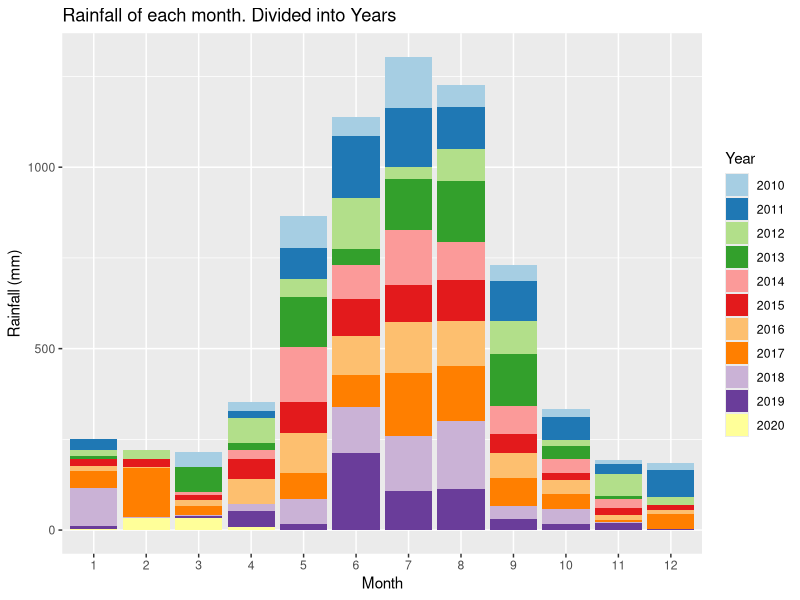
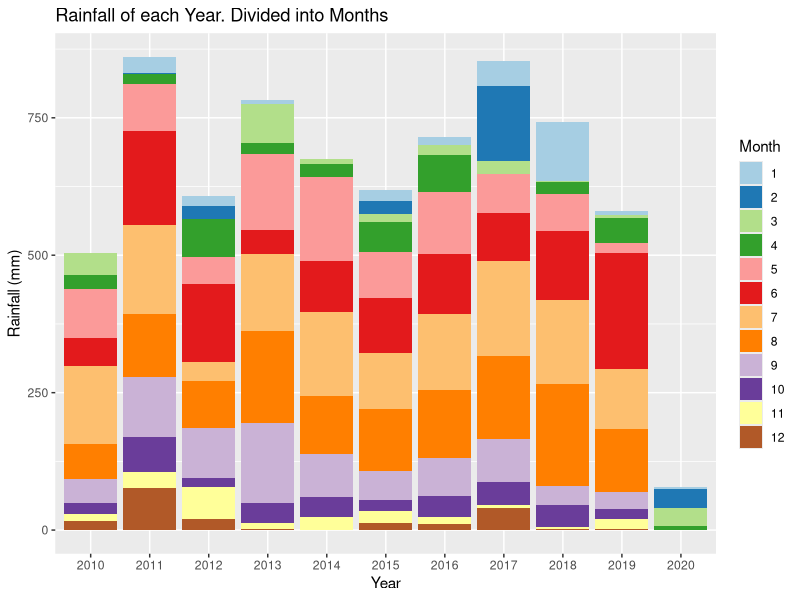
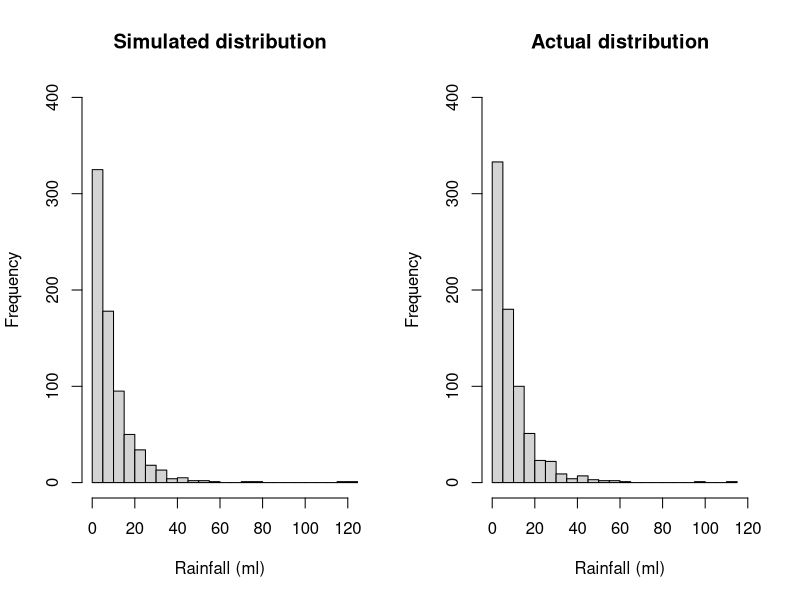
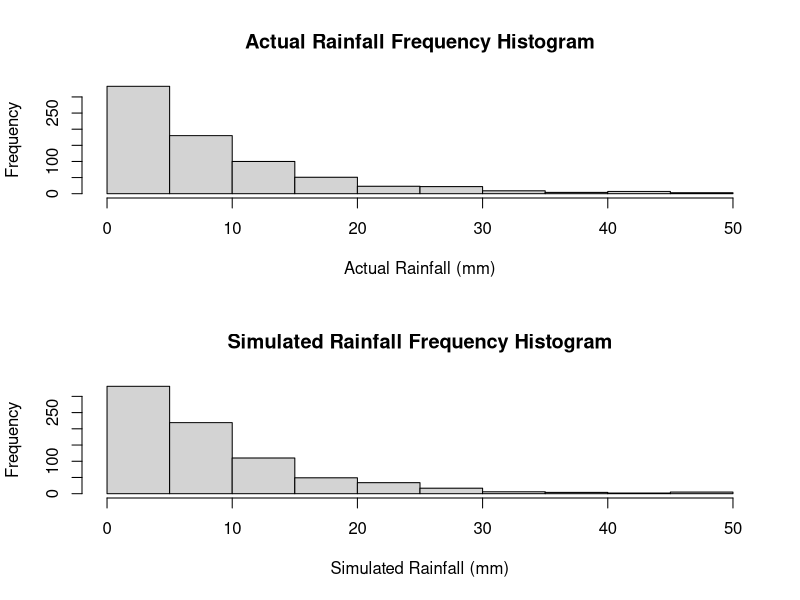
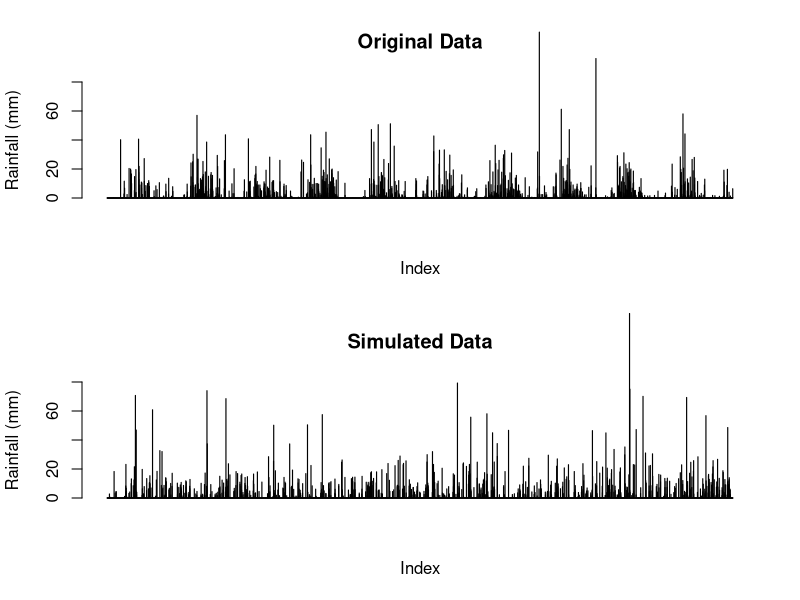
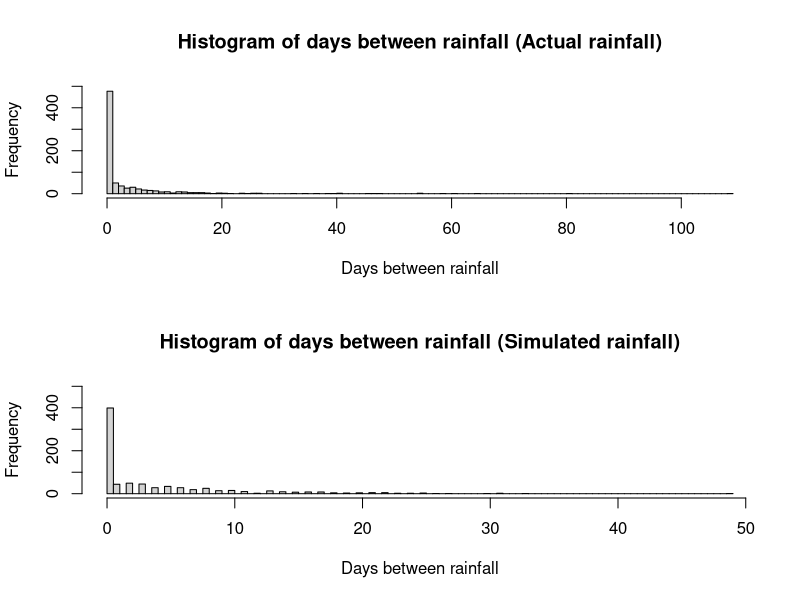
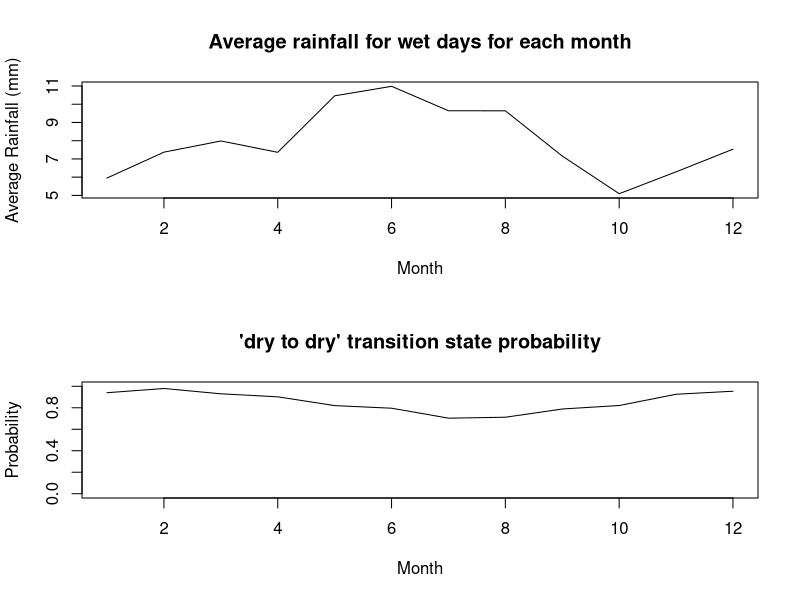
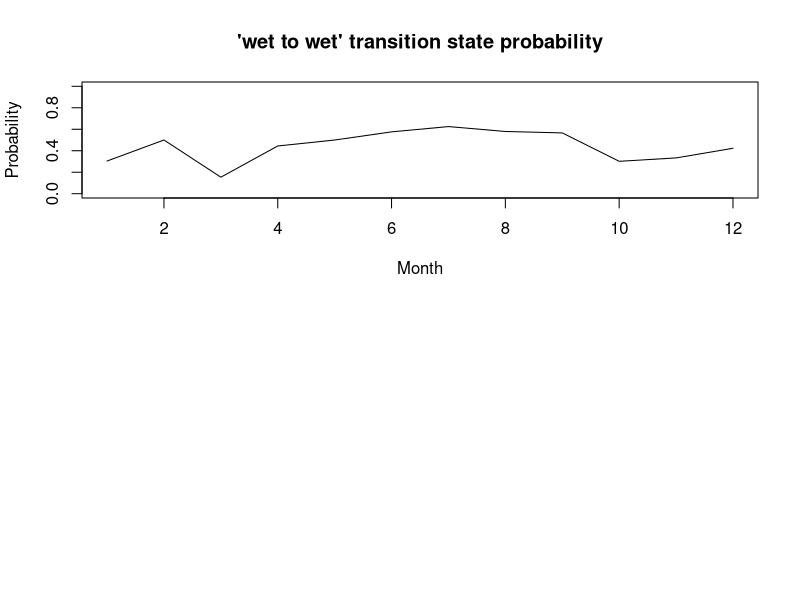

The R source for these figures, in order: (Note: this script raises an error after producing the figures.)
## ---- chunk 1
knitr::opts_chunk$set(echo = TRUE)
## ---- chunk 2
# Reading in the data from the csv file
data <-  read.csv("IDCJAC0009_009225_1800_Data.csv")
weather_data <- data
weather_data <- weather_data[which(is.na(weather_data$Rainfall.amount..millimetres.) == FALSE),] # excluding rows with no rainfall record made 
## ---- chunk 3
weather_data$date <- do.call(paste, c(weather_data[c("Day", "Month", "Year")], sep = "-")) # creating a column that contains the date for easy indentification
## ---- chunk 4
# function to categorise day as either 'wet' or 'dry' for the Markov Chain functions
state <- function(x){
  stateList <- c()
  for(ii in 1:length(x)){
    if(x[ii] < 1){
      stateList <- c(stateList, "dry")
    }
    if(x[ii] >= 1){
      stateList <- c(stateList, "wet")
    }
  }
  return(stateList)
}
weather_data$state <- state(weather_data$Rainfall.amount..millimetres.)
## ---- chunk 5
head(weather_data[,c('Rainfall.amount..millimetres.','state')], 10)
## ---- chunk 6
# function establishing Markov Chain transition state. Establishing the relationship between the rainfall of a given day and the day before it.
transitionState <- function(x){
  transitionStateList <- c('') #can't find transition state of first observation
  for(i in 2:length(x)){
    if(x[i] == "dry"){
      if (x[i-1] == "dry"){
        transitionStateList <- c(transitionStateList, "DryToDry")
      }
      else {
        transitionStateList <- c(transitionStateList, "WetToDry")
      }
    }
    if(x[i] == "wet"){
      if (x[i-1] == "dry"){
        transitionStateList <- c(transitionStateList, "DryToWet")
      }
      else {
        transitionStateList <- c(transitionStateList, "WetToWet")
      }
    }
  }
  return(transitionStateList)
}
weather_data$transitionState <- transitionState(weather_data$state)
## ---- chunk 7
head(weather_data[,c('Rainfall.amount..millimetres.','state', 'transitionState')], 10)
## ---- chunk 8
train_data <- subset(weather_data, Year >= 2010) # only look at the most recent, relevant data.
library(ggplot2)
library(RColorBrewer)

# explorative plots investigating the distribution of rainfall across months and years

# Plotting the rainfall data (grouped by years and months)
# Distribution of rainfall by month (segmented by year)
ggplot(train_data, aes(x = factor(Month), y = Rainfall.amount..millimetres., fill = factor(Year))) + 
  geom_bar(stat = "identity") + 
  scale_fill_brewer(palette = "Paired") + 
  xlab("Month")+
  ylab("Rainfall (mm)")+
  labs(fill = "Year")+
  ggtitle("Rainfall of each month. Divided into Years")
# There does appear to be a rough distribution of rainfall by month. Most years May, June, July, August, and September (month 5-9) have the most rain. There are outliers

ggplot(train_data, aes(x = factor(Year), y = Rainfall.amount..millimetres., fill = factor(Month))) + 
  geom_bar(stat = "identity") + 
  scale_fill_brewer(palette = "Paired") + 
  xlab("Year")+
  ylab("Rainfall (mm)")+
  labs(fill = "Month")+
  ggtitle("Rainfall of each Year. Divided into Months")
# There does not appear to be any obvious pattern in the rainfall across the 10 years (note. 2020 only contains 4 months of data, hence the low rainfall). The average looks to be around 650-700 mm. 
## ---- chunk 9
table(train_data$Month, train_data$Year) # only four months of data in 2020
## ---- chunk 10
#Calculating transition state probabilities, in general (no respect to month or season)
weatherTable <- table(train_data$transitionState)
weatherTable

probWetToWet = weatherTable['WetToWet'] / (weatherTable['WetToWet'] + weatherTable['WetToDry'])
probWetToWet

probDryToDry = weatherTable['DryToDry'] / (weatherTable['DryToDry'] + weatherTable['DryToWet'])
probDryToDry
## ---- chunk 11
#Basic generator (No seasonal variation)

#calculated above
generateRainfallBasic <- function(genLength){
  currentState = "dry" # Years start with very little rain, so more likely to start dry
  rainAmountList <- c()
  for (i3 in 1:genLength){
    if (currentState == "dry"){
      if (runif(1) < probDryToDry){
        currentState = "dry"
      }
      else{
        currentState = "wet"
      }
    }
    else if (currentState == "wet"){
      if (runif(1) < probWetToWet){
        currentState = "wet"
      }
      else{
        currentState = "dry"
      }
    }
    #generating amount of rainfall if state is wet, else 0
    if (currentState == "wet"){
      rainAmount <- 5.66*exp(rnorm(1))
      rainAmountList <- c(rainAmountList, rainAmount)
    }
    else{
      rainAmountList <- c(rainAmountList, 0)
    }
  }
  return(rainAmountList)
}
## ---- chunk 12
#comparing log-normal against actual data, veeerryyyy close fit, will use log-normal for rainfall sim
par(mfrow=c(1,2))
p1 <- 5.66*exp(rnorm(732))
hist(p1, breaks = 30, xlim = c(0,120), ylim = c(0,400), main = "Simulated distribution", xlab = "Rainfall (ml)")

p2 <- train_data$Rainfall.amount..millimetres.[train_data$Rainfall.amount..millimetres.>1]
hist(p2, breaks = 30, xlim = c(0,120), ylim = c(0,400), main = "Actual distribution", xlab = "Rainfall (ml)")

mean(p1)
mean(p2)
## ---- chunk 13
#Basic generator tests
testRainfall = generateRainfallBasic(3761)

par(mfrow=c(2,1))
hist(train_data$Rainfall.amount..millimetres.[train_data$Rainfall.amount..millimetres.>1 & train_data$Rainfall.amount..millimetres.<50], xlab = "Actual Rainfall (mm)", main = "Actual Rainfall Frequency Histogram")
hist(testRainfall[testRainfall > 1 & testRainfall <50], xlab = "Simulated Rainfall (mm)", main = "Simulated Rainfall Frequency Histogram")

par(mfrow=c(2,1))
barplot(train_data$Rainfall.amount..millimetres., ylim = c(0,80), main = "Original Data", ylab = "Rainfall (mm)", xlab = "Index")
barplot(testRainfall, ylim = c(0,80), main = "Simulated Data", ylab = "Rainfall (mm)", xlab = "Index")
## ---- chunk 14
daysBetweenRain <- function(input){
  returnList <- c()
  currentLength <- 0
  for (i in input){
    if (i<1){
      currentLength <- currentLength + 1
    }
    else{
      returnList <- c(returnList, currentLength)
      currentLength <- 0
    }
  }
  return(returnList)
  }
## ---- chunk 15
hist(daysBetweenRain(train_data$Rainfall.amount..millimetres.)[train_data$Rainfall.amount..millimetres.>-1], main = "Histogram of days between rainfall (Actual rainfall)", breaks = 100, xlab = "Days between rainfall", ylim = c(0,500))
hist(daysBetweenRain(testRainfall)[daysBetweenRain(testRainfall)>-1], main = "Histogram of days between rainfall (Simulated rainfall)", breaks = 100, xlab = "Days between rainfall", ylim = c(0,500))
## ---- chunk 16
#Calculates the transition probabilities for each month
probTransStatesMonth <- function(input_data){
  transitonStatesMonthsFrame <- data.frame(list(rep(0, 12), list(rep(0, 12), list(rep(0,    12), list(rep(0, 12)))))) #Initialises 12x4 frame filled with zeroes (4 columns for each transition state, 12 rows for each month)
  names(transitonStatesMonthsFrame) <- c('DryToDry', 'DryToWet', 'WetToDry', 'WetToWet')

  #Makes the dataframe with the count of each transition state with each month
  for (i4 in 1:dim(input_data)[1]){
    tempTransitionState <- input_data[i4, 'transitionState']
    tempMonth <- input_data[i4, 'Month'] 
    transitonStatesMonthsFrame[tempMonth, tempTransitionState] <- transitonStatesMonthsFrame[tempMonth, tempTransitionState]+1 # increase count of tempTransitionState for month tempMonth by 1
  }

  #Calculates the transition state probabilities for each month in the data frame
  probTransitonStatesMonthsFrame <- transitonStatesMonthsFrame
  for (i in 1:dim(transitonStatesMonthsFrame)[1]){
  
    probTransitonStatesMonthsFrame[i, 'DryToDry'] <- transitonStatesMonthsFrame[i, 'DryToDry'] / (transitonStatesMonthsFrame[i, 'DryToDry'] + transitonStatesMonthsFrame[i, 'DryToWet'])
  
    probTransitonStatesMonthsFrame[i, 'DryToWet'] <- transitonStatesMonthsFrame[i, 'DryToWet'] / (transitonStatesMonthsFrame[i, 'DryToDry'] + transitonStatesMonthsFrame[i, 'DryToWet'])
    
    probTransitonStatesMonthsFrame[i, 'WetToDry'] <- transitonStatesMonthsFrame[i, 'WetToDry'] / (transitonStatesMonthsFrame[i, 'WetToDry'] + transitonStatesMonthsFrame[i, 'WetToWet'])
    probTransitonStatesMonthsFrame[i, 'WetToWet'] <- transitonStatesMonthsFrame[i, 'WetToWet'] / (transitonStatesMonthsFrame[i, 'WetToDry'] + transitonStatesMonthsFrame[i, 'WetToWet'])
    # this data frame 'probTransitionStatesMonthsFrame' will be called directly in the generator, so must be called as such when exported
  }
  return(probTransitonStatesMonthsFrame)
}
## ---- chunk 17
probTransitonStatesMonthsFrame <- probTransStatesMonth(train_data)
head(probTransitonStatesMonthsFrame, 10)
## ---- chunk 18
#testing average rainfall when its rains in each month, and for wettowet vs drytowet transitions.
test_w2w <- train_data$Rainfall.amount..millimetres.[train_data$transitionState == "WetToWet"]
test_d2w <- train_data$Rainfall.amount..millimetres.[train_data$transitionState == "DryToWet"]
mean(test_w2w)
mean(test_d2w)
wilcox.test(test_d2w, test_w2w)
#since resulting wilcox test p-value is 0.85, we conclude that theres no difference in rainfall depending on the transition state, and do not need to include it in our model.

test_rainfallPerMonth <- train_data[train_data$state == "wet",c(4,6)]
kruskal.test(Rainfall.amount..millimetres. ~ Month, data = test_rainfallPerMonth)
#p-val = 0.00016, therefore difference between average rainfall for each month

## ---- chunk 19
#calculating the mean rainfall when it rains for each month, to change how much it rains according to the generator later on. Limited to less than 60 mls as the dataset is not large enough for large rainfall amounts (such as 114ml in feburary) to not throw the mean off.
rainMonthData <- c()
for (i in 1:12){
  temp<- train_data$Rainfall.amount..millimetres.[train_data$state == "wet" & train_data$Month == i & train_data$Rainfall.amount..millimetres. < 60]
  rainMonthData <- c(rainMonthData, list(temp))
  rm(temp)
}

rainfallAvgMonth <- sapply(rainMonthData, mean)

## ---- chunk 20
plot(c(1:12), rainfallAvgMonth, type = "l", xlab = "Month", ylab = "Average Rainfall (mm)", main = "Average rainfall for wet days for each month")
## ---- chunk 21
#How the transition state probabilities vary for each month
plot(probTransitonStatesMonthsFrame$DryToDry, ylim = c(0,1), xlab = "Month", main = "'dry to dry' transition state probability", type = 'l', ylab = "Probability")
plot(probTransitonStatesMonthsFrame$WetToWet, ylim = c(0,1), xlab = "Month", main = "'wet to wet' transition state probability", type = 'l', ylab = "Probability")
## ---- chunk 22
#Weather generator accounting  for seasonal variation of transition states or something i hope
#This is just a regular version of basic generator it's mostly the same in fact if i forget to even do this it is the same

generateRainfallSeasonal <- function(input){
  # input must be weather_data or a subset of weather_data
  currentState = "dry" #can make this into a random choice later
  rainAmountList <- c()
  for (i5 in 1:dim(input)[1]){
    if (currentState == "dry"){
      if (runif(1) < probTransitonStatesMonthsFrame[input[i5, 'Month'], 'DryToDry']){ #now inputs depending on the month of input
        currentState = "dry"
      }
      else{
        currentState = "wet"
      }
    }
    else if (currentState == "wet"){
      if (runif(1) < probTransitonStatesMonthsFrame[input[i5, 'Month'], 'WetToWet']){
        currentState = "wet"
      }
      else{
        currentState = "dry"
      }
    }                                   
    #generating amount of rainfall if state is wet, else 0
    if (currentState == "wet"){
      #rainAmount <- 5.66*exp(rnorm(1)) #now log-normal dist, 5 used because is close to mean of weather_data's / the mean of what exp(rnorm(1)) is by default /// Old Version 
      rainAmount <- rainfallAvgMonth[input[i5, 'Month']]*exp(rnorm(1))/1.648 
      #average of exp(rnorm(1)) is ~1.648, so we divide by that so the average of each month will just be the actual average calculated from rainfallAvgMonth.
      rainAmountList <- c(rainAmountList, rainAmount)
    }
    else{
      rainAmountList <- c(rainAmountList, 0)
    }
  }
  return(rainAmountList)
}
## ---- chunk 23
#testing code for seasonal generator
inputSeasonalRainfall <- dplyr::select(train_data, 'Year', 'Month', 'Day') #using existing train data's dates to input to function, instead of putting in just how many to generate
testSeasonalRainfall = generateRainfallSeasonal(inputSeasonalRainfall)
## ---- chunk 24
plot_seasonal_data <- function(training_data_input,seasoned_data_rainfall, title){
  par(mfrow=c(2,1))
  barplot(training_data_input$Rainfall.amount..millimetres., ylim = c(0,80), main = c("Original Data", title), ylab = "Rainfall (mm)", xlab = "Index")
  barplot(seasoned_data_rainfall, ylim = c(0,80), main = c("Simulated Seasonal Data", title), ylab = "Rainfall (mm)", xlab = "Index")
}
plot_seasonal_data(train_data,testSeasonalRainfall, "(Perth)")
## ---- chunk 25
hist(daysBetweenRain(train_data$Rainfall.amount..millimetres.)[train_data$Rainfall.amount..millimetres.>-1], main = "Histogram of days between rainfall (Actual rainfall)", breaks = 100, xlab = "Days between rainfall", ylim = c(0,500))
hist(daysBetweenRain(testSeasonalRainfall)[daysBetweenRain(testSeasonalRainfall)>-1], main = "Histogram of days between rainfall (Simulated rainfall)", breaks = 100, xlab = "Days between rainfall", ylim = c(0,500))
## ---- chunk 26
wilcox.test(daysBetweenRain(testSeasonalRainfall), daysBetweenRain(train_data$Rainfall.amount..millimetres.))
mean(daysBetweenRain(testSeasonalRainfall)); mean(daysBetweenRain(train_data$Rainfall.amount..millimetres.))
sd(daysBetweenRain(testSeasonalRainfall)); sd(daysBetweenRain(train_data$Rainfall.amount..millimetres.))
## ---- chunk 27
#comparing log-normal against actual data, veeerryyyy close fit, will use log-normal for rainfall sim
p1 <- 5.66*exp(rnorm(732))
p1 <- p1[p1>1]
hist(p1, breaks = 30, xlim = c(0,120), ylim = c(0,400), main = "Simulated distribution")

p2 <- train_data$Rainfall.amount..millimetres.[train_data$Rainfall.amount..millimetres.>1]
hist(p2, breaks = 30, xlim = c(0,120), ylim = c(0,400), main = "actual distribution")
## ---- chunk 28
set.seed(100345)
sampID <- sample.int(nrow(train_data), size = 0.8*nrow(train_data), replace = FALSE)
train_data <- train_data[sampID,] # 80% of data for training
test_data <- train_data[-sampID,] # 20% for testing
## ---- chunk 29
probTransitonStatesMonthsFrame <- probTransStatesMonth(train_data) # retraining seasonal generator probTransitionStatesMonthsFrame with new training data (now only 80% of the original train_data)
# calucating the new average rainfall for each month
rainMonthData <- c()
for (i in 1:12){
  temp<- train_data$Rainfall.amount..millimetres.[train_data$state == "wet" & train_data$Month == i & train_data$Rainfall.amount..millimetres. < 60]
  rainMonthData <- c(rainMonthData, list(temp))
  rm(temp)
}
rainfallAvgMonth <- sapply(rainMonthData, mean)
## ---- chunk 30
#generates a simulation with the same number of observations as test_data (20% of the total data)
testSeasonalRainfall20 = generateRainfallSeasonal(test_data) 
## ---- chunk 31
par(mfrow = c(2, 1))
barplot(testSeasonalRainfall20, ylab = "Rainfall (mm)", xlab = "index", main = "Simulated data")
barplot(test_data$Rainfall.amount..millimetres., ylab = "Rainfall (mm)", xlab  = "index", main = "Actual data")
## ---- chunk 32
# Wilcoxon signed rank test
WT <- wilcox.test(testSeasonalRainfall20, test_data$Rainfall.amount..millimetres., paired=T)
print("Wilcoxon rank sum p-value")
WT$p.value
# paired student t test
TT <- t.test(testSeasonalRainfall20, test_data$Rainfall.amount..millimetres., paired=T)
print("t-test p-value")
TT$p.value
## ---- chunk 33
train_data <- subset(weather_data, Year >= 2010)
train10_data <- subset(weather_data, Year >= 2009 & Year < 2019)
data_2019 <- subset(weather_data, Year == 2019)
## ---- chunk 34
probTransitonStatesMonthsFrame <- probTransStatesMonth(train10_data) # retraining seasonal generator probTransitionStatesMonthsFrame with train10_data
set.seed(10356)
monthList <- subset(weather_data, Year == 2019) # a year that isn't a leap year to get the month list, as generation algorithm only requires months
monthList <- monthList['Month']
testSeasonalRainfall10 <- generateRainfallSeasonal(monthList)
## ---- chunk 35
#compare generated year against 2019
par(mfrow = c(2,1))
barplot(testSeasonalRainfall10, xlab = "Index", ylab = "Rainfall (mm)", main = "Simulated Rainfall")
barplot(data_2019$Rainfall.amount..millimetres., xlab = "Index", ylab = "Rainfall (mm)", main = "2019 Rainfall")
## ---- chunk 36
# check other years for comparison
par(mfrow = c(3,2))
barplot(testSeasonalRainfall10, xlab = "Index", ylab = "Rainfall (mm)", main = "Simulated Rainfall")
year <- subset(weather_data, Year == 2015)
barplot(year$Rainfall.amount..millimetres., xlab = "Index", ylab = "Rainfall (mm)", main = "2015 Rainfall")
year <- subset(weather_data, Year == 2008)
barplot(year$Rainfall.amount..millimetres., xlab = "Index", ylab = "Rainfall (mm)", main = "2008 Rainfall")
year <- subset(weather_data, Year == 2015)
barplot(year$Rainfall.amount..millimetres., xlab = "Index", ylab = "Rainfall (mm)", main = "2017 Rainfall")
year <- subset(weather_data, Year == 2007)
barplot(year$Rainfall.amount..millimetres., xlab = "Index", ylab = "Rainfall (mm)", main = "2007 Rainfall")
year <- subset(weather_data, Year == 2013)
barplot(year$Rainfall.amount..millimetres., xlab = "Index", ylab = "Rainfall (mm)", main = "2013 Rainfall")
rm(year)
## ---- chunk 37
# Creates a graph of difference in rainfall for years, weeks, months, years to see if there are any potential patterns.
# Creates a list of the weekly rainfall
RainfallWeekly <- data.frame("Rainfall (mm)", "Week")
colnames(RainfallWeekly) <- c("Rainfall (mm)", "Week")
RainfallWeekly$`Rainfall (mm)` <- as.numeric(RainfallWeekly$`Rainfall (mm)`)
RainfallWeekly$Week <- as.numeric(RainfallWeekly$Week)
week = 1
weekRain = 0
for(ii in c(1: nrow(weather_data))){
  weekRain = weekRain + weather_data[ii, 6] # rainfall amount for that row
  
  if(ii%%7 == 0){ # every 7th row
    RainfallWeekly[(ii/7), 1] <- weekRain # 1 row of RainfallWeekly created every 7 rows (1 weeks) - inserting rainfall total for that week
    RainfallWeekly[(ii/7), 2] <- week
    week = week + 1
    weekRain = 0 # clear total rainfall to prepare for next week
  }
}
## ---- chunk 38
RainfallWeeklyDiff <- data.frame(c(1:(nrow(RainfallWeekly)-1)), c(1:(nrow(RainfallWeekly)-1))) # data frame with two columns, one less row than RainfallWeekly
colnames(RainfallWeeklyDiff) <- c("Rainfall diff (mm)", "Week")
RainfallWeeklyDiff$`Rainfall diff (mm)` <- diff(RainfallWeekly$`Rainfall (mm)`) # change in weeks
## ---- chunk 39
# plot first 700 weeks first against the difference in rainfall, and then the rainfall per week
par(mfrow = c(4,1))
plot(RainfallWeeklyDiff[c(1:350), 2], RainfallWeeklyDiff[c(1:350), 1], xlab = "week", ylab = "change in rainfall (mm)", cex = 2, type = "b", main = "Difference in rainfall (mm) by week")
plot(RainfallWeekly[c(1:350), 2], RainfallWeekly[c(1:350), 1], xlab = "week", ylab = "rainfall (mm)", type = "l", main = "Rainfall (mm) by week")
plot(RainfallWeeklyDiff[c(351:700), 2], RainfallWeeklyDiff[c(351:700), 1], xlab = "week", ylab = "change in rainfall (mm)", cex = 2, type = "b", main = "Difference in rainfall (mm) by week")
plot(RainfallWeekly[c(351:700), 2], RainfallWeekly[c(351:700), 1], xlab = "week", ylab = "rainfall (mm)", type = "l", main = "Rainfall (mm) by week")
## ---- chunk 40
# might remove this, already show first 700 weeks

# plot second 700 weeks first against the difference in rainfall, and then the rainfall per week
par(mfrow = c(4,1))
plot(RainfallWeeklyDiff[c(701:1050), 2], RainfallWeeklyDiff[c(701:1050), 1], xlab = "week", ylab = "change in rainfall (mm)", cex = 2, type = "b")
plot(RainfallWeekly[c(701:1050), 2], RainfallWeekly[c(701:1050), 1], xlab = "week", ylab = "rainfall (mm)", type = "l")
plot(RainfallWeeklyDiff[c(1051:1414), 2], RainfallWeeklyDiff[c(1051:1414), 1], xlab = "week", ylab = "change in rainfall (mm)", cex = 2, type = "b")
plot(RainfallWeekly[c(1051:1414), 2], RainfallWeekly[c(1051:1414), 1], xlab = "week", ylab = "rainfall (mm)", type = "l")
## ---- chunk 41
rainSort_2019 <- data_2019$Rainfall.amount..millimetres.
# qqplot before removing 'dry' days
par(mfrow=c(1,2))
qqnorm(rainSort_2019, pch = 1, frame = F, main = "Normal Q-Q Plot of Rainfall 2019 (including dry days)")
qqline(rainSort_2019, col = "red", lwd = 2)
rainSort_2019 <- rainSort_2019[which(rainSort_2019 != 0)]
# qqplot after removing 'dry' days
qqnorm(rainSort_2019, pch = 1, frame = F, main = "Normal Q-Q Plot of Rainfall 2019 (excluding dry days)")
qqline(rainSort_2019, col = "red", lwd = 2)

# data is not normally distributed
rm(rainSort_2019)
## ---- chunk 42
# Function that returns the sum of ranks of difference (w+ and w-) that are part of the Wilcoxon signed rank calculations
returnRanks <- function(simulated, actual){
  diffs <- (simulated - actual)
  diffs <- diffs[diffs != 0]
  posDifs <- which(diffs > 0)
  negDiffs <- which(diffs < 0)
  rank <- rank(abs(diffs))
  rankPosDiff <- sum(rank[posDifs])
  rankNegDiff <- sum(rank[negDiffs]) 
  return(c(rankPosDiff, rankNegDiff))
}

## ---- chunk 43
wilcox <- function(seed, year){
  set.seed(seed)
  rainYear <- subset(weather_data, Year == year) # a year that isn't a leap year to get the month list, as generation algorithm only requires months
  monthList <- rainYear['Month']
  simRainfall <- generateRainfallSeasonal(monthList)

  # test of testSeasonalRainfall10 against 2019 rainfall (testSeasonalRainfall10 was simulation of 2019 rainfall)
  print(wilcox.test(rainYear$Rainfall.amount..millimetres., simRainfall, paired = T, alternative = "t", conf.int = T, conf.level = 0.95))
  WP <- wilcox.test(rainYear$Rainfall.amount..millimetres., simRainfall, paired = T, alternative = "t", conf.int = T, conf.level = 0.95)
  cat("P-value is",WP$p.value,"\n")

  # manual calculation of Wilcoxon signed rank values 

  sumRanks <- returnRanks(simRainfall, rainYear$Rainfall.amount..millimetres.)
  cat(sumRanks[1], "is the sum of the ranks of the positive differences","\n")
  cat(sumRanks[2], "is the sum of the ranks of the negative differences","\n")

}
wilcox(404567, 2019)
## ---- chunk 44
wilcox(12345, 2019)
wilcox(347876, 2019)
wilcox(3456789, 2019)
## ---- chunk 45
# looking at the four total simulations created, there is generally no significant different between the simulated rainfall and the actual rainfall. 
# However looking at rankPosDiff and rankNegDiff calculated for each (the sum of the ranks of the positive and negative differences between the simulated and actual data respectively), the simulated rainfall was consistently larger than the actual data 
# The reason for this is likely because 2019 had a very small amount of rainfall compared to the rest of the years.
sum(train10_data$Rainfall.amount..millimetres.)/10 #/10 to get average of 10 years of rain data
sum(rain2019$Rainfall.amount..millimetres.)
## ---- chunk 46
rain2019 <- subset(weather_data, Year == 2019)
simRainfall2019 <- generateRainfallSeasonal(rain2019)
median(simRainfall2019)
median(rain2019$Rainfall.amount..millimetres.)

# given the number of dry days, it makes sense that the median's would be very similar in the Wilcoxon Signed Rank test
# To perform the Wilcoxon Signed Rank test we remove those dates from testSeasonalRainfall10
# 2019 is a non leap year so February will have 28 days
#October 5th and December 19th are missing, so we remove them

# Test of simRainfall2019 against 2019 rainfall (testSeasonalRainfall10 was simulation of 2019 rainfall)
wilcox.test(simRainfall2019, rain2019$Rainfall.amount..millimetres., paired = T, alternative = "t")

# Since the p-value is relatively high, it can be concluded that there is no significant diference between the simulated 2019 data and the actual 2019 data. 
# While the simulation may not be an accurate prediction of 2019 (as seen in the barplots), the simulation was also not logically flawed, as there is not a significant difference between the median of the simulation and the median of the actual.
#Furthermore, a qucik comparison of the medians in the Wilcoxon Signed Rank test shows that (as expected) they are also very similar.
cat("Median of actual and simulated rainfall respectively: ", median(rain2019$Rainfall.amount..millimetres.), median(simRainfall2019))
rm(simRainfall2019)
## ---- chunk 47
# looking at 2013 data (which had a larger than average amount of rain)
rain2013 <- subset(weather_data, Year == 2013)
monthList <- subset(weather_data, Year == 2013) # A year that isn't a leap year to get the month list, as generation algorithm only requires months
monthList <- monthList['Month']
simRainfall2013 <- generateRainfallSeasonal(monthList)
wilcox.test(simRainfall2013, rain2013$Rainfall.amount..millimetres., paired = T, conf.int = T, conf.level = 0.95)

par(mfrow = c(2,1))
barplot(simRainfall2013, xlab = "Index", ylab = "Rainfall (mm)", main = "Simulated Rainfall")
barplot(rain2013$Rainfall.amount..millimetres., xlab = "Index", ylab = "Rainfall (mm)", main = "2013 Rainfall")

diffs <- (simRainfall2013 - rain2013$Rainfall.amount..millimetres.)
diffs <- diffs[diffs != 0]
posDifs <- which(diffs > 0)
negDiffs <- which(diffs < 0)
rank <- rank(abs(diffs))
rankPosDiff <- sum(rank[posDifs])
rankNegDiff <- sum(rank[negDiffs]) 

rankPosDiff
rankNegDiff
mean(diffs)
## ---- chunk 48
# Reading in the data from the csv file for the Sydney Location
data2 <-  read.csv("IDCJAC0009_066062_1800_Data.csv")
weather_data2 <- data2
weather_data2 <- weather_data2[which(is.na(weather_data2$Rainfall.amount..millimetres.) == FALSE),] # excluding rows with no rainfall record made
weather_data$date2 <- do.call(paste, c(weather_data[c("Day", "Month", "Year")], sep = "-")) # creating a column that contains the date for easy indentification
weather_data2 <- weather_data2[which(is.na(weather_data2$Rainfall.amount..millimetres.) == FALSE),] #excluding rows with no rainfall record made
weather_data$date2 <- do.call(paste, c(weather_data[c("Day", "Month", "Year")], sep = "-")) #creating a column that contains the date for easy indentification
train_data2 <- subset(weather_data2, Year >= 2010)
inputSeasonalRainfall2 <- dplyr::select(train_data2, 'Year', 'Month', 'Day')
testSeasonalRainfall2 = generateRainfallSeasonal(inputSeasonalRainfall2)
plot_seasonal_data(train_data2,testSeasonalRainfall2, "(Sydney)")
## ---- chunk 49
train_data2 <- subset(weather_data2, Year >= 2010)
train10_data2 <- subset(weather_data2, Year >= 2009 & Year < 2019)
data_2019_2 <- subset(weather_data2, Year == 2019)
## ---- chunk 50
probTransitonStatesMonthsFrame <- probTransStatesMonth(train10_data2) # retraining seasonal generator probTransitionStatesMonthsFrame with train10_data
set.seed(10546)
monthList_2 <- subset(weather_data2, Year == 2019) # a year that isn't a leap year to get the month list, as generation algorithm only requires months
monthList_2 <- monthList_2['Month']
testSeasonalRainfall10_2 <- generateRainfallSeasonal(monthList_2)
## ---- chunk 51
#Compare generated year against 2019
par(mfrow = c(2,1))
barplot(testSeasonalRainfall10, xlab = "Index", ylab = "Rainfall (mm)", main = "Simulated Rainfall")
barplot(data_2019$Rainfall.amount..millimetres., xlab = "Index", ylab = "Rainfall (mm)", main = "2019 Rainfall")
# Conclusion and summary of the findings:
